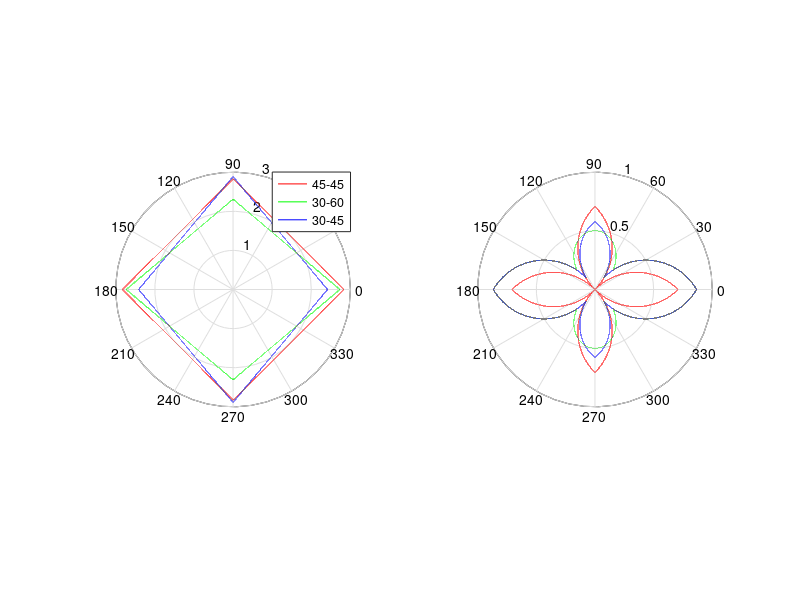

This figure's MATLAB source:
clear
clc

%% Notes
% 90deg on the plot is "forward"
% wheelConfig should be entered in degrees
%   Angles measured from the axis running left-to-right




%% User Configurable Parameters

wheelConfig = [ % Front/Rear Wheel Angles
  [45 45];
  [30 60];
  [30 45];
  %[35 45];
]

sampleCount = 1e5;




%% Calculation Steps

function output = fourWheelRefConvert(frontAngle,rearAngle)
  # convert the front/rear wheel angle from horizontal to [0,360) with 0deg=fwd
  output = [90-frontAngle 90+rearAngle 270-rearAngle 270+frontAngle];
  %output = [90-45 90+32 270-24 270+89];
  %output = [90-(9+randi(71)) 90+(9+randi(71)) 270-(9+randi(71)) 270+(9+randi(71))];
end

wheelAngleDeg = {};
legendLabel = [];
stats = [];

for i=1:size(wheelConfig,1)
  wheelAngleDeg = [
    wheelAngleDeg;
    {fourWheelRefConvert(wheelConfig(i,1),wheelConfig(i,2))}
  ];
  legendLabel = [legendLabel;{[num2str(wheelConfig(i,1)) '-' num2str(wheelConfig(i,2))]}];
end
wheelAngleDeg

# Convert wheel angles to radians
wheelAngleRad = cellfun(@(deg) deg2rad(deg),wheelAngleDeg,'un',0);

plotStyle = {'-r' '-g' '-b' '--r' '--g' '--b'};

# Robot-level Vectors
theta = deg2rad(linspace(0,360,sampleCount)); # robot heading
robotVelocity = [cos(theta);sin(theta);zeros(1,sampleCount)];

# Iterate over each wheel config
for i=1:length(wheelAngleDeg)
  phi = wheelAngleRad{i}; # load wheel config
  psi = [
    theta - phi(1) - pi/2;
    theta - phi(2) - pi/2;
    theta - phi(3) - pi/2;
    theta - phi(4) - pi/2;
  ];

  # Fwd/Inv kinematic model
  fkArr = [-sin(phi);cos(phi);ones(1,length(wheelAngleDeg{i}))];
  ikArr = pinv(fkArr);

  # Calculate individual wheel velocities based on robot velocity vector
  wheelVelocities = ikArr*robotVelocity;
  
  scaledWheelVelocities = wheelVelocities ./ max(abs(wheelVelocities),[],1);
  maxRobotVelocity = fkArr*scaledWheelVelocities;
  maxRobotVelocity_angle = atan2(maxRobotVelocity(2,:),maxRobotVelocity(1,:));
  maxRobotVelocity_magnitude = sqrt(maxRobotVelocity(1,:).^2+maxRobotVelocity(2,:).^2);

  test = size(scaledWheelVelocities)
  
  usefulWheelPower = [
    scaledWheelVelocities(1)*cos(psi(1,:));
    scaledWheelVelocities(2)*cos(psi(2,:));
    scaledWheelVelocities(3)*cos(psi(3,:));
    scaledWheelVelocities(4)*cos(psi(4,:));
  ];
  fightingWheelPower = [
    scaledWheelVelocities(1,:).*sin(psi(1,:));
    scaledWheelVelocities(2,:).*sin(psi(2,:));
    scaledWheelVelocities(3,:).*sin(psi(3,:));
    scaledWheelVelocities(4,:).*sin(psi(4,:));
  ];
  fightingWheelPower = abs(fightingWheelPower);
  usefulWheelPower = abs(usefulWheelPower);
  meanFightingWheelPower = mean(fightingWheelPower,1);
  sumFightingWheelPower = sum(fightingWheelPower,1);
  maxFightingWheelPower = max(fightingWheelPower);

  
  scaledWheelVelocities = abs(scaledWheelVelocities);
  maxScaledwheelVelocity = max(scaledWheelVelocities);
  stdScaledwheelVelocity = std(scaledWheelVelocities);
  covScaledwheelVelocity = std(scaledWheelVelocities)/mean(scaledWheelVelocities);
  rangeScaledwheelVelocity = max(scaledWheelVelocities) - min(scaledWheelVelocities);
  stats = [
    stats;
    min(maxRobotVelocity_magnitude) max(maxRobotVelocity_magnitude) mean(maxRobotVelocity_magnitude) std(maxRobotVelocity_magnitude) std(maxRobotVelocity_magnitude)/mean(maxRobotVelocity_magnitude)
  ];
  
  subplot(1,2,1);
  if(i == 1)
    hold off
  else
    hold on
  end
  # Plot with the Forward direction = 90deg
  polar(maxRobotVelocity_angle+pi/2,maxRobotVelocity_magnitude,plotStyle{i});
  
  subplot(1,2,2);
  if(i == 1)
    hold off
  else
    hold on
  end
  polar(theta+pi/2,maxFightingWheelPower,plotStyle{i});
  %polar(theta+pi/2,meanFightingWheelPower,plotStyle{i+3});
  %polar(theta+pi/2,rangeScaledwheelVelocity,plotStyle{i});

end

##subplot(1,2,1)
##hold off
##polar(theta+pi/2,fightingWheelPower(1,:),'--b');
##hold on
##polar(theta+pi/2,fightingWheelPower(2,:),'-b');
##polar(theta+pi/2,fightingWheelPower(3,:),'-r');
##polar(theta+pi/2,fightingWheelPower(4,:),'--r');
##
##subplot(1,2,2)
##hold off
##polar(theta+pi/2,scaledWheelVelocities(1,:),'--b');
##hold on
##polar(theta+pi/2,scaledWheelVelocities(2,:),'-b');
##polar(theta+pi/2,scaledWheelVelocities(3,:),'-r');
##polar(theta+pi/2,scaledWheelVelocities(4,:),'--r');


subplot(1,2,1);
legend(legendLabel);

subplot(1,2,2);
%legend([legendLabel;legendLabel]);


display('Min         Max         Mean       StdDev      CoV');
display(num2str(stats));
